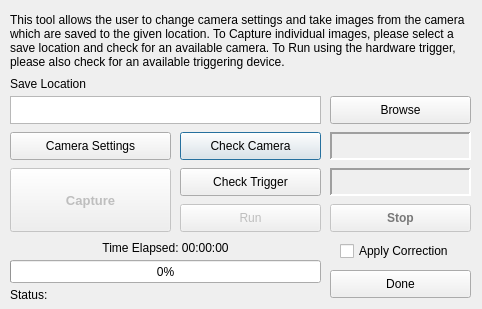
<?xml version="1.0" encoding="UTF-8"?>
<ui version="4.0">
 <class>dialogImageCapture</class>
 <widget class="QDialog" name="dialogImageCapture">
  <property name="windowModality">
   <enum>Qt::NonModal</enum>
  </property>
  <property name="geometry">
   <rect>
    <x>0</x>
    <y>0</y>
    <width>482</width>
    <height>309</height>
   </rect>
  </property>
  <property name="windowTitle">
   <string>Image Capture</string>
  </property>
  <property name="windowIcon">
   <iconset resource="icons.qrc">
    <normaloff>:/resources/logo.ico</normaloff>:/resources/logo.ico</iconset>
  </property>
  <property name="modal">
   <bool>true</bool>
  </property>
  <widget class="QLabel" name="labelCameraStatus">
   <property name="geometry">
    <rect>
     <x>330</x>
     <y>132</y>
     <width>141</width>
     <height>28</height>
    </rect>
   </property>
   <property name="frameShape">
    <enum>QFrame::Panel</enum>
   </property>
   <property name="frameShadow">
    <enum>QFrame::Sunken</enum>
   </property>
   <property name="lineWidth">
    <number>2</number>
   </property>
   <property name="midLineWidth">
    <number>0</number>
   </property>
   <property name="text">
    <string/>
   </property>
   <property name="alignment">
    <set>Qt::AlignCenter</set>
   </property>
  </widget>
  <widget class="QPushButton" name="buttonCheckCamera">
   <property name="geometry">
    <rect>
     <x>180</x>
     <y>132</y>
     <width>141</width>
     <height>28</height>
    </rect>
   </property>
   <property name="text">
    <string>Check Camera</string>
   </property>
  </widget>
  <widget class="QPushButton" name="buttonCameraSettings">
   <property name="geometry">
    <rect>
     <x>10</x>
     <y>132</y>
     <width>161</width>
     <height>28</height>
    </rect>
   </property>
   <property name="text">
    <string>Camera Settings</string>
   </property>
  </widget>
  <widget class="QTextBrowser" name="textSaveLocation">
   <property name="geometry">
    <rect>
     <x>10</x>
     <y>96</y>
     <width>311</width>
     <height>28</height>
    </rect>
   </property>
  </widget>
  <widget class="QPushButton" name="buttonBrowse">
   <property name="geometry">
    <rect>
     <x>330</x>
     <y>96</y>
     <width>141</width>
     <height>28</height>
    </rect>
   </property>
   <property name="text">
    <string>Browse</string>
   </property>
  </widget>
  <widget class="QLabel" name="labelSaveLocation">
   <property name="geometry">
    <rect>
     <x>10</x>
     <y>76</y>
     <width>141</width>
     <height>16</height>
    </rect>
   </property>
   <property name="text">
    <string>Save Location</string>
   </property>
  </widget>
  <widget class="QLabel" name="labelInformation">
   <property name="geometry">
    <rect>
     <x>10</x>
     <y>10</y>
     <width>461</width>
     <height>61</height>
    </rect>
   </property>
   <property name="text">
    <string>This tool allows the user to change camera settings and take images from the camera which are saved to the given location. To Capture individual images, please select a save location and check for an available camera. To Run using the hardware trigger, please also check for an available triggering device.</string>
   </property>
   <property name="wordWrap">
    <bool>true</bool>
   </property>
  </widget>
  <widget class="QPushButton" name="buttonDone">
   <property name="geometry">
    <rect>
     <x>330</x>
     <y>270</y>
     <width>141</width>
     <height>28</height>
    </rect>
   </property>
   <property name="text">
    <string>Done</string>
   </property>
  </widget>
  <widget class="QPushButton" name="buttonCapture">
   <property name="enabled">
    <bool>false</bool>
   </property>
   <property name="geometry">
    <rect>
     <x>10</x>
     <y>168</y>
     <width>161</width>
     <height>64</height>
    </rect>
   </property>
   <property name="font">
    <font>
     <pointsize>10</pointsize>
     <weight>75</weight>
     <bold>true</bold>
    </font>
   </property>
   <property name="text">
    <string>Capture</string>
   </property>
  </widget>
  <widget class="QPushButton" name="buttonRun">
   <property name="enabled">
    <bool>false</bool>
   </property>
   <property name="geometry">
    <rect>
     <x>180</x>
     <y>204</y>
     <width>141</width>
     <height>28</height>
    </rect>
   </property>
   <property name="text">
    <string>Run</string>
   </property>
  </widget>
  <widget class="QPushButton" name="buttonStop">
   <property name="enabled">
    <bool>false</bool>
   </property>
   <property name="geometry">
    <rect>
     <x>330</x>
     <y>204</y>
     <width>141</width>
     <height>28</height>
    </rect>
   </property>
   <property name="palette">
    <palette>
     <active>
      <colorrole role="ButtonText">
       <brush brushstyle="SolidPattern">
        <color alpha="255">
         <red>255</red>
         <green>0</green>
         <blue>0</blue>
        </color>
       </brush>
      </colorrole>
     </active>
     <inactive>
      <colorrole role="ButtonText">
       <brush brushstyle="SolidPattern">
        <color alpha="255">
         <red>255</red>
         <green>0</green>
         <blue>0</blue>
        </color>
       </brush>
      </colorrole>
     </inactive>
     <disabled>
      <colorrole role="ButtonText">
       <brush brushstyle="SolidPattern">
        <color alpha="255">
         <red>120</red>
         <green>120</green>
         <blue>120</blue>
        </color>
       </brush>
      </colorrole>
     </disabled>
    </palette>
   </property>
   <property name="font">
    <font>
     <weight>75</weight>
     <bold>true</bold>
    </font>
   </property>
   <property name="text">
    <string>Stop</string>
   </property>
  </widget>
  <widget class="QLabel" name="labelTimeElapsed">
   <property name="geometry">
    <rect>
     <x>10</x>
     <y>238</y>
     <width>311</width>
     <height>20</height>
    </rect>
   </property>
   <property name="text">
    <string>Time Elapsed: 00:00:00</string>
   </property>
   <property name="alignment">
    <set>Qt::AlignCenter</set>
   </property>
  </widget>
  <widget class="QLabel" name="labelStatusBar">
   <property name="geometry">
    <rect>
     <x>10</x>
     <y>287</y>
     <width>321</width>
     <height>16</height>
    </rect>
   </property>
   <property name="text">
    <string>Status:</string>
   </property>
  </widget>
  <widget class="QProgressBar" name="progressBar">
   <property name="geometry">
    <rect>
     <x>10</x>
     <y>260</y>
     <width>311</width>
     <height>23</height>
    </rect>
   </property>
   <property name="value">
    <number>0</number>
   </property>
  </widget>
  <widget class="QCheckBox" name="checkApplyCorrection">
   <property name="geometry">
    <rect>
     <x>340</x>
     <y>241</y>
     <width>131</width>
     <height>20</height>
    </rect>
   </property>
   <property name="layoutDirection">
    <enum>Qt::LeftToRight</enum>
   </property>
   <property name="text">
    <string>Apply Correction</string>
   </property>
  </widget>
  <widget class="QLabel" name="labelTriggerStatus">
   <property name="geometry">
    <rect>
     <x>330</x>
     <y>168</y>
     <width>141</width>
     <height>28</height>
    </rect>
   </property>
   <property name="frameShape">
    <enum>QFrame::Panel</enum>
   </property>
   <property name="frameShadow">
    <enum>QFrame::Sunken</enum>
   </property>
   <property name="lineWidth">
    <number>2</number>
   </property>
   <property name="midLineWidth">
    <number>0</number>
   </property>
   <property name="text">
    <string/>
   </property>
   <property name="alignment">
    <set>Qt::AlignCenter</set>
   </property>
  </widget>
  <widget class="QPushButton" name="buttonCheckTrigger">
   <property name="geometry">
    <rect>
     <x>180</x>
     <y>168</y>
     <width>141</width>
     <height>28</height>
    </rect>
   </property>
   <property name="text">
    <string>Check Trigger</string>
   </property>
  </widget>
 </widget>
 <resources>
  <include location="icons.qrc"/>
 </resources>
 <connections>
  <connection>
   <sender>buttonDone</sender>
   <signal>clicked()</signal>
   <receiver>dialogImageCapture</receiver>
   <slot>accept()</slot>
   <hints>
    <hint type="sourcelabel">
     <x>386</x>
     <y>333</y>
    </hint>
    <hint type="destinationlabel">
     <x>227</x>
     <y>185</y>
    </hint>
   </hints>
  </connection>
 </connections>
</ui>
